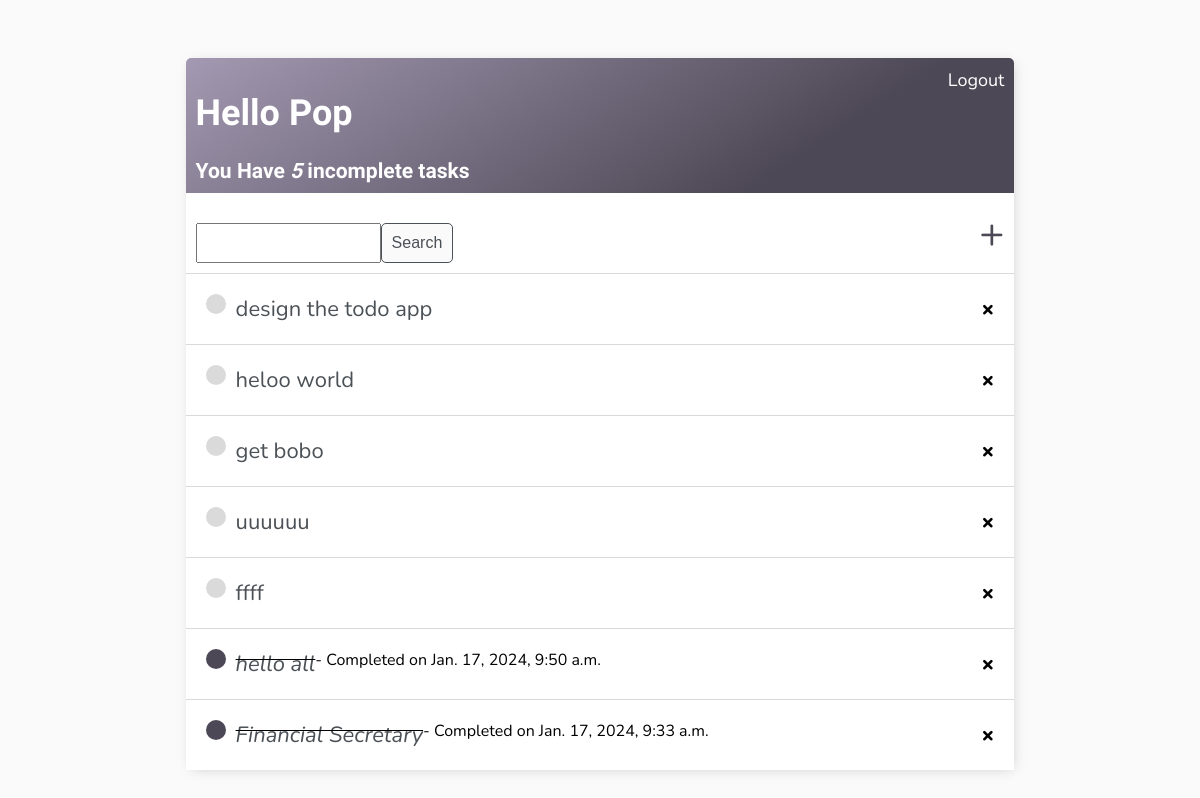
The app's page / (signed in), older data.
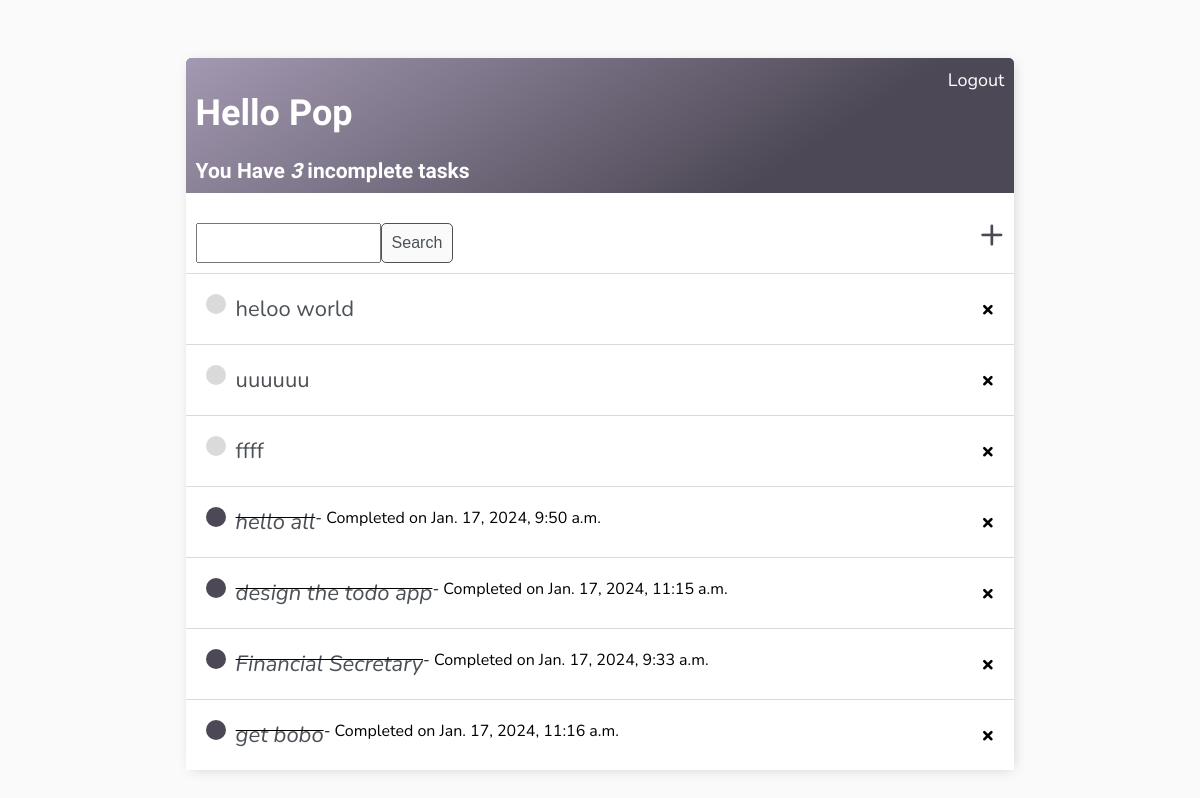
The same page, newer data.
### base/models.py (models this page shows)
class Task(models.Model):
    user = models.ForeignKey(User, on_delete=models.CASCADE, null=True, blank=True)
    title = models.CharField(max_length=250,)
    description = models.TextField(null=True, blank=True)
    complete = models.BooleanField(default=False)
    created = models.DateTimeField(auto_now =True)
    def __str__(self):
        return self.title
    class Meta:
        ordering = ['complete']

### base/views.py (the view)
# urls.py: path('', TaskList.as_view(), name='tasks'),
class TaskList(LoginRequiredMixin, ListView):
    model = Task
    context_object_name = 'tasks'
    def get_context_data(self, **kwargs):
        context = super().get_context_data(**kwargs)
        context["tasks"] = context["tasks"].filter(user = self.request.user)
        context["count"] = context["tasks"].filter(complete = False).count()
        search_input =self.request.GET.get('search-area') or ""
        if search_input:
            context['tasks'] = context['tasks'].filter(title__startswith=search_input)
        context['search_input'] = search_input
        return context

### base/templates/base/task_list.html
{% extends 'base/main.html'%}
{% block content %}
<div class="header-bar">
    <div >
        <h1>
            Hello {{request.user|title}}
        </h1>
        <h3 style="margin: 0;">
            You Have <i>{{count}}</i> incomplete task{{ count|pluralize:"s"}}
        </h3>
    </div>
    {% if request.user.is_authenticated %}
    <a href="{% url 'logout' %}">Logout</a>
    {%else%}
    <a href="{% url 'login' %}">Login</a>
    {% endif %}
</div>
<div id="search-add-wrapper">
    <form  method="GET" style="margin-top: 20px; display:flex;">
    <input type="search" name="search-area" value="{{search_input}}">
    <input class="button" type="submit" value="Search">
</form>
    <a id="add-link" href=" {% url 'task-create' %}">&#x2b;</a>
</div>
<div class="task-items-wrapper">
    {% for task in tasks%}
    <div class="task-wrapper">
        {% if task.complete %}
        <div class="task-title">
            <div class="task-complete-icon">
            </div>
            <i><s><a href="{% url 'task-update' task.id %}">{{task}}</a></s></i>
            <span >-  Completed on {{task.created}} </span>
        </div>
        <a class="delete-link" href="{% url 'task-delete' task.id %}">&#215;</a>
        {%else%}
        <div class="task-title">
            <div class="task-incomplete-icon">
            </div>
           <a href="{% url 'task-update' task.id %}">{{task}}</a>
        </div>
        <a class="delete-link" href="{% url 'task-delete' task.id %}">&#215;</a>
        {% endif%}
    </div>
    {% empty %}
    <h3>No items in List</h3>
    {% endfor %}
</div>
{% endblock content %}

### base/templates/base/main.html (shortened to what this page needs)
<!DOCTYPE html>
<html lang="en">
<head>
</head>
<body>
    <div class="container">
        {% block content %}
        {% endblock content %}
    </div>
</body>
</html>

### base/templates/base/main.html (style rules this page uses)
body { background-color: #FAFAFA; font-family: 'Nunito', sans-serif; padding-top: 50px; }
h1,h2,h3,h4,h5,h6 { font-family: 'Raleway', sans-serif; }
a,p { color: #4b5156; }
.container { max-width: 550px; margin: auto; background-color: #fff; -webkit-box-shadow: 2px 2px 13px -4px rgba(0,0,0, 0.21); box-shadow: 2px 2px 13px -4px rgba(0,0,0, 0.21); }
.header-bar { display: flex; justify-content: space-between; color: #fff; padding: 10px; border-radius: 5px 5px 0 0; background-color: #2b4162; background-color: #6daddb; background-color: #a399b2; background-image: linear-gradient(147deg, #a399b2 0%, #4d4855 74%); }
.header-bar a { color: #fff; text-decoration: none; }
.task-wrapper { display: flex; align-items: center; justify-content: space-between; padding: 20px; background-color: #fff; border-top: 1px solid rgb(218, 218, 218); }
.task-title { display: flex; }
.task-title a { text-decoration: none; color: #4b5156; margin-left: 10px; }
.task-complete-icon { height: 20px; width: 20px; background-color: #4D4855; border-radius: 50%; }
.task-incomplete-icon { height: 20px; width: 20px; background-color: rgb(218, 218, 218); border-radius: 50%; }
.delete-link { text-decoration: none; font-weight: 900; color:#000000; font-size: 22px; line-height: 0; }
#search-add-wrapper { display: flex; justify-content: space-between; align-items: center; padding: 10px; }
#add-link { color:#4D4855; text-decoration: none; font-size: 42px; text-shadow: 1px, 1px #000000; }
.button { border: 1px solid #4b5156; background-color: #FAFAFA; color: #4b5156; padding: 10px; font-size: 14px; border-radius: 5px; cursor: pointer; text-decoration: none; }
@media only screen and (min-device-width: 768px) and (max-device-width: 1024px) { .container { max-width: 70%; } }
@media only screen and (min-device-width: 768px) and (max-device-width: 1024px) { .header-bar { font-size: 18px; } }
@media only screen and (min-device-width: 768px) and (max-device-width: 1024px) { .task-title a { font-size: 22px; } }
@media only screen and (min-device-width: 768px) and (max-device-width: 1024px) { .delete-link { font-size: 22px; } }
@media only screen and (min-device-width: 768px) and (max-device-width: 1024px) { .button { font-size: 16px; } }

Row changes from the older to the newer data that the page shows:
changed Task "design the todo app": complete False → True (drawn); created (not shown) → "Jan. 17, 2024, 11:15 a.m."; moves down the list
changed Task "get bobo": complete False → True (drawn); created (not shown) → "Jan. 17, 2024, 11:16 a.m."; moves down the list
Text that changed along with them:
{{ count }}: "5" → "3"
